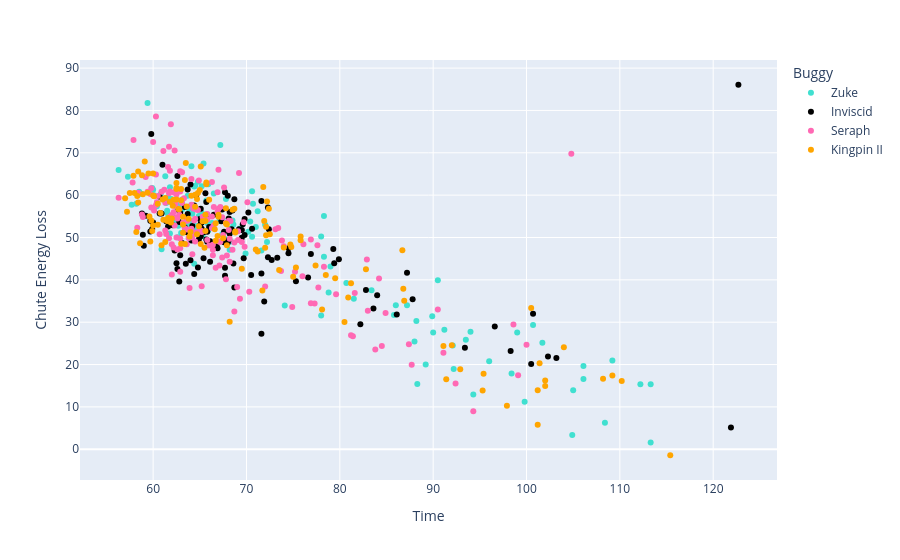

Notebook source saved alongside this figure:
### Code cell
px.scatter(freerolls, x='Time', y='Chute Energy Loss', color='Buggy', hover_data=['Driver', 'Buggy', 'Date', 'Roll Number', 'Roll Start Time'], color_discrete_map=cmap)

### Figure 1 — Plotly figure (JSON) as saved in the notebook; plotly's stock layout.template omitted (floating-point values rounded to 4 significant figures; data arrays with more than 128 entries replaced by an {"elided": "..."} marker saying what was removed)
{"data": [{"customdata": {"elided": "142x5 mixed values"}, "hovertemplate": "Buggy=%{customdata[1]}<br>Time=%{x}<br>Chute Energy Loss=%{y}<br>Driver=%{customdata[0]}<br>Date=%{customdata[2]}<br>Roll Number=%{customdata[3]}<br>Roll Start Time=%{customdata[4]}<extra></extra>", "legendgroup": "Zuke", "marker": {"color": "turquoise", "symbol": "circle"}, "mode": "markers", "name": "Zuke", "orientation": "v", "showlegend": true, "type": "scatter", "x": {"elided": "142 float values"}, "xaxis": "x", "y": {"elided": "142 float values"}, "yaxis": "y"}, {"customdata": {"elided": "127x5 mixed values"}, "hovertemplate": "Buggy=%{customdata[1]}<br>Time=%{x}<br>Chute Energy Loss=%{y}<br>Driver=%{customdata[0]}<br>Date=%{customdata[2]}<br>Roll Number=%{customdata[3]}<br>Roll Start Time=%{customdata[4]}<extra></extra>", "legendgroup": "Inviscid", "marker": {"color": "black", "symbol": "circle"}, "mode": "markers", "name": "Inviscid", "orientation": "v", "showlegend": true, "type": "scatter", "x": [65.1, 63.7, 67.7, 68.7, 63.6, 62.5, 69.6, 68.6, 68.1, 65.8, 69.7, 69.5, 71.9, 63.5, 71.6, 64.0, 64.0, 66.0, 63.1, 62.6, 63.4, 64.2, 63.9, 60.7, 72.7, 60.9, 87.8, 59.7, 58.9, 59.0, 59.9, 60.0, 64.1, 65.2, 64.8, 63.4, 66.1, 60.7, 58.8, 70.5, 61.6, 62.6, 62.3, 84.0, 75.3, 121.9, 103.2, 87.2, 76.9, 71.6, 74.5, 82.8, 82.2, 67.7, 68.2, 67.6, 79.9, 86.1, 70.6, 72.4, 79.4, 79.3, 72.3, 63.7, 65.6, 64.9, 69.2, 67.3, 71.6, 68.2, 70.2, 68.0, 65.4, 93.4, 67.6, 68.1, 69.8, 68.0, 100.5, 65.7, 102.3, 100.7, 66.1, 67.4, 68.4, 68.7, 66.5, 74.5, 68.5, 65.8, 73.3, 62.9, 66.8, 65.4, 65.0, 65.1, 65.2, 96.6, 98.3, 72.3, 76.6, 64.4, 64.6, 61.0, 64.4, 62.1, 66.9, 59.7, 63.6, 69.8, 67.7, 83.6, 65.1, 65.0, 65.7, 65.7, 62.0, 62.7, 59.2, 62.8, 68.0, 59.8, 61.4, 122.7, 69.5, 62.9, 62.8], "xaxis": "x", "y": [50.29, 61.36, 42.83, 59.06, 51.25, 43.93, 53.13, 43.87, 49.43, 51.36, 45.09, 49.93, 34.86, 43.81, 41.51, 62.53, 44.64, 52.48, 48.7, 64.53, 57.2, 52.73, 51.46, 55.64, 44.67, 55.64, 35.41, 51.43, 50.65, 48.04, 51.98, 53.52, 49.31, 52.08, 42.9, 52.38, 44.28, 59.63, 55.66, 41.15, 52.57, 42.54, 46.93, 36.36, 39.68, 5.12, 21.52, 41.69, 46.13, 27.26, 46.3, 37.63, 29.51, 60.68, 50.87, 51.37, 44.88, 31.83, 52.09, 51.95, 43.91, 47.29, 57.11, 55.54, 60.44, 49.59, 51.93, 53.81, 58.59, 56.01, 55.9, 59.86, 45.1, 23.95, 48.86, 54.5, 54.36, 48.79, 20.14, 58.36, 21.88, 31.98, 49.12, 56.59, 51.95, 38.21, 55.35, 47.46, 56.36, 48.97, 45.21, 45.82, 47.89, 51.25, 54.34, 53.28, 53.52, 28.96, 23.21, 45.31, 40.58, 41.4, 59.97, 67.16, 57.55, 52.87, 47.48, 53.94, 51.47, 50.58, 40.95, 33.26, 56.78, 52.7, 49.54, 55.4, 54.94, 56.55, 55.14, 39.6, NaN, 74.43, 53.83, 86.07, 51.77, 55.78, 53.67], "yaxis": "y"}, {"customdata": {"elided": "169x5 mixed values"}, "hovertemplate": "Buggy=%{customdata[1]}<br>Time=%{x}<br>Chute Energy Loss=%{y}<br>Driver=%{customdata[0]}<br>Date=%{customdata[2]}<br>Roll Number=%{customdata[3]}<br>Roll Start Time=%{customdata[4]}<extra></extra>", "legendgroup": "Seraph", "marker": {"color": "hotpink", "symbol": "circle"}, "mode": "markers", "name": "Seraph", "orientation": "v", "showlegend": true, "type": "scatter", "x": {"elided": "169 float values"}, "xaxis": "x", "y": {"elided": "169 float values"}, "yaxis": "y"}, {"customdata": {"elided": "140x5 mixed values"}, "hovertemplate": "Buggy=%{customdata[1]}<br>Time=%{x}<br>Chute Energy Loss=%{y}<br>Driver=%{customdata[0]}<br>Date=%{customdata[2]}<br>Roll Number=%{customdata[3]}<br>Roll Start Time=%{customdata[4]}<extra></extra>", "legendgroup": "Kingpin II", "marker": {"color": "orange", "symbol": "circle"}, "mode": "markers", "name": "Kingpin II", "orientation": "v", "showlegend": true, "type": "scatter", "x": {"elided": "140 float values"}, "xaxis": "x", "y": {"elided": "140 float values"}, "yaxis": "y"}], "layout": {"legend": {"title": {"text": "Buggy"}, "tracegroupgap": 0}, "margin": {"t": 60}, "xaxis": {"anchor": "y", "domain": [0, 1], "title": {"text": "Time"}}, "yaxis": {"anchor": "x", "domain": [0, 1], "title": {"text": "Chute Energy Loss"}}}}
